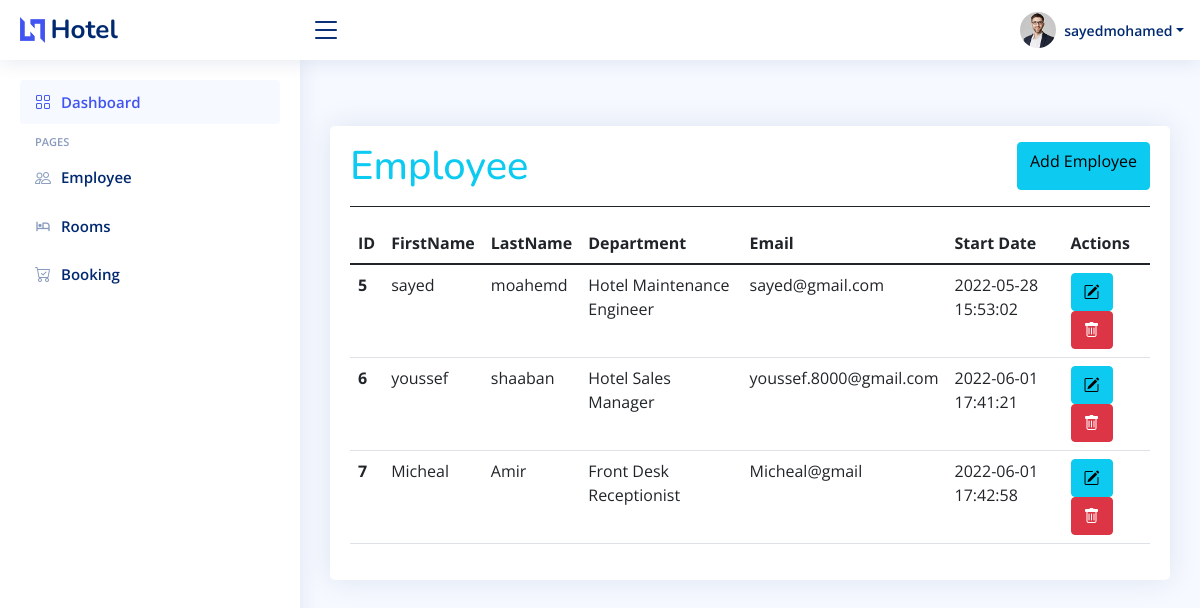
Page /adminpanle/employee/list.php (signed in) on the committed database.
### tables this page shows
CREATE TABLE `employee` (
  `id` int(11) NOT NULL,
  `firstName` varchar(55) NOT NULL,
  `lastName` varchar(55) NOT NULL,
  `email` varchar(55) NOT NULL,
  `password` varchar(20) NOT NULL,
  `departmentid` int(11) NOT NULL,
  `shift` int(11) NOT NULL,
  `createdAt` timestamp NOT NULL DEFAULT current_timestamp() ON UPDATE current_timestamp()
);

CREATE TABLE `department` (
  `id` int(11) NOT NULL,
  `name` varchar(55) NOT NULL
);

### adminpanle/init.php (called while the page is built, shortened)
<?php
require __DIR__ . '/includes/head.php';
require __DIR__ . '/includes/headers.php';
require __DIR__ . '/includes/aside.php';

### adminpanle/employee/list.php (the view, shortened to what this page needs)
<?php
require __DIR__ . '/../init.php';
$select = "SELECT employee.id as empID, employee.firstName as empfName,employee.lastName as emplName, employee.email as empEmail, employee.password as emppassword,createdAt as ca, department.name as depname, department.id as depid FROM `employee` JOIN `department` ON employee.departmentid = department.id";
$ss = mysqli_query($conn, $select);
?>
<a href="/hotel/adminpanle/employee/add.php" class="btn btn-primary">
    <h5>Add Employees</h5>
</a>
<main id="main" class="main">
    <section class="section">
        <div class="row">
            <div class="col-lg-12">
                <div class="card">
                    <div class="card-body">
                        <div class="d-flex mt-3 mb-3 border-bottom border-dark">
                            <h1 class="flex-grow-1  text-info mb-3">Employee</h1>
                            <a href="/hotel/adminpanle/employee/add.php" class="btn btn-info mb-3">
                                Add Employee
                            </a>
                        </div>
                        <table class="table rowtable ">
                            <thead>
                                <tr>
                                    <th scope="col">ID</th>
                                    <th scope="col">FirstName</th>
                                    <th scope="col">LastName</th>
                                    <th scope="col">Department</th>
                                    <th scope="col">Email</th>
                                    <th scope="col">Start Date</th>
                                    <th scope="col">Actions</th>
                                </tr>
                            </thead>
                            <tbody>
                                <?php foreach ($ss as $data) { ?>
                                    <tr>
                                        <th scope="row"><?php echo $data['empID'] ?></th>
                                        <td><?php echo $data['empfName'] ?></td>
                                        <td><?php echo $data['emplName'] ?></td>
                                        <td><?php echo $data['depname'] ?></td>
                                        <td><?php echo $data['empEmail'] ?></td>
                                        <td><?php echo $data['ca'] ?></td>
                                        <td>
                                            <a class="btn btn-info" href="/hotel/adminpanle/employee/add.php?edit=<?php echo $data['empID'] ?>"><i class="bi bi-pencil-square"></i></a>
                                            <a class="btn btn-danger" href="/hotel/adminpanle/employee/list.php?delete=<?php echo $data['empID'] ?>" onclick="return confirm('Are You Sure ? ')"><i class="bi bi-trash"></i></a>
                                        </td>
                                    </tr>
                                <?php }; ?>
                            </tbody>
                        </table>
                    </div>
                </div>
            </div>
        </div>
    </section>
</main>
<?php
include '../includes/scripts.php';
?>

### adminpanle/includes/headers.php (shortened to what this page needs)
<?php
$id = $_SESSION['id'];
$select_admin = "SELECT * FROM `admins` where admins.id=$id ";
$admin = mysqli_query($conn, $select_admin);
$row = mysqli_fetch_assoc($admin);
?>
<header id="header" class="header fixed-top d-flex align-items-center">
    <div class="d-flex align-items-center justify-content-between">
        <a href="index.php" class="logo d-flex align-items-center">
            <img src="/hotel/adminpanle/assets/img/logo.png" alt="">
            <span class="d-none d-lg-block">Hotel</span>
        </a>
        <i class="bi bi-list toggle-sidebar-btn"></i>
    </div>
    <nav class="header-nav ms-auto">
        <ul class="d-flex align-items-center">
            <li class="nav-item dropdown pe-3">
                <a class="nav-link nav-profile d-flex align-items-center pe-0" href="#" data-bs-toggle="dropdown">
                    <img src="/hotel/adminpanle/assets/img/profile-img.jpg" alt="Profile" class="rounded-circle">
                    <span class="d-none d-md-block dropdown-toggle ps-2"><?php echo $row['firstName'] ?><?php echo $row['lastName'] ?></span>
                </a>
            </li>
        </ul>
    </nav>
</header>

### adminpanle/assets/css/style.css (style rules this page uses)
:root { scroll-behavior: smooth; }
body { font-family: "Open Sans", sans-serif; background: #f6f9ff; color: #444444; }
a { color: #4154f1; text-decoration: none; }
h1, h2, h3, h4, h5, h6 { font-family: "Nunito", sans-serif; }
#main { margin-top: 60px; padding: 20px 30px; transition: all 0.3s; }
.card { margin-bottom: 30px; border: none; border-radius: 5px; box-shadow: 0px 0 30px rgba(1, 41, 112, 0.1); }
.card-body { padding: 0 20px 20px 20px; }
.logo { line-height: 1; }
@media (min-width: 1200px) { .logo { width: 280px; } }
.logo img { max-height: 26px; margin-right: 6px; }
.logo span { font-size: 26px; font-weight: 700; color: #012970; font-family: "Nunito", sans-serif; }
.header { transition: all 0.5s; z-index: 997; height: 60px; box-shadow: 0px 2px 20px rgba(1, 41, 112, 0.1); background-color: #fff; padding-left: 20px; }
.header .toggle-sidebar-btn { font-size: 32px; padding-left: 10px; cursor: pointer; color: #012970; }
.header-nav ul { list-style: none; }
.header-nav > ul { margin: 0; padding: 0; }
.header-nav .nav-profile { color: #012970; }
.header-nav .nav-profile img { max-height: 36px; }
.header-nav .nav-profile span { font-size: 14px; font-weight: 600; }
@media (min-width: 1200px) { #main, #footer { margin-left: 300px; } }

### rows in the picture
employee: id "5", firstName "sayed", lastName "moahemd", departmentid.name "Hotel Maintenance Engineer", email "sayed@gmail.com", createdAt "2022-05-28 15:53:02"
employee: id "6", firstName "youssef", lastName "shaaban", departmentid.name "Hotel Sales Manager", email "youssef.8000@gmail.com", createdAt "2022-06-01 17:41:21"
employee: id "7", firstName "Micheal", lastName "Amir", departmentid.name "Front Desk Receptionist", email "Micheal@gmail", createdAt "2022-06-01 17:42:58"

### other values in the picture
$row['firstName'] "sayed"
$row['lastName'] "mohamed"
